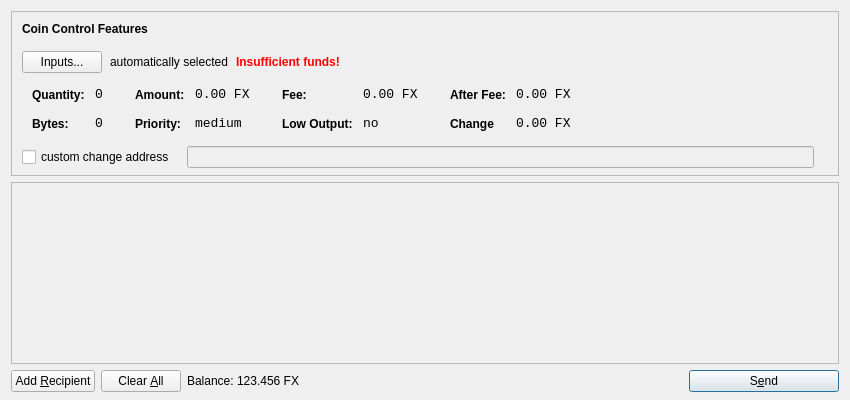
<?xml version="1.0" encoding="UTF-8"?>
<ui version="4.0">
 <class>SendCoinsDialog</class>
 <widget class="QDialog" name="SendCoinsDialog">
  <property name="geometry">
   <rect>
    <x>0</x>
    <y>0</y>
    <width>850</width>
    <height>400</height>
   </rect>
  </property>
  <property name="windowTitle">
   <string>Send Coins</string>
  </property>
  <layout class="QVBoxLayout" name="verticalLayout" stretch="0,1,0">
   <property name="bottomMargin">
    <number>8</number>
   </property>
   <item>
    <widget class="QFrame" name="frameCoinControl">
     <property name="sizePolicy">
      <sizepolicy hsizetype="Expanding" vsizetype="Expanding">
       <horstretch>0</horstretch>
       <verstretch>0</verstretch>
      </sizepolicy>
     </property>
     <property name="maximumSize">
      <size>
       <width>16777215</width>
       <height>16777215</height>
      </size>
     </property>
     <property name="frameShape">
      <enum>QFrame::StyledPanel</enum>
     </property>
     <property name="frameShadow">
      <enum>QFrame::Sunken</enum>
     </property>
     <layout class="QVBoxLayout" name="verticalLayoutCoinControl2">
      <property name="spacing">
       <number>-1</number>
      </property>
      <property name="leftMargin">
       <number>0</number>
      </property>
      <property name="topMargin">
       <number>0</number>
      </property>
      <property name="rightMargin">
       <number>0</number>
      </property>
      <property name="bottomMargin">
       <number>6</number>
      </property>
      <item>
       <layout class="QVBoxLayout" name="verticalLayoutCoinControl" stretch="0,0,0,0,1">
        <property name="spacing">
         <number>0</number>
        </property>
        <property name="leftMargin">
         <number>10</number>
        </property>
        <property name="topMargin">
         <number>10</number>
        </property>
        <item>
         <layout class="QHBoxLayout" name="horizontalLayoutCoinControl1">
          <property name="bottomMargin">
           <number>15</number>
          </property>
          <item>
           <widget class="QLabel" name="labelCoinControlFeatures">
            <property name="sizePolicy">
             <sizepolicy hsizetype="Preferred" vsizetype="Maximum">
              <horstretch>0</horstretch>
              <verstretch>0</verstretch>
             </sizepolicy>
            </property>
            <property name="font">
             <font>
              <weight>75</weight>
              <bold>true</bold>
             </font>
            </property>
            <property name="styleSheet">
             <string notr="true">font-weight:bold;</string>
            </property>
            <property name="text">
             <string>Coin Control Features</string>
            </property>
           </widget>
          </item>
         </layout>
        </item>
        <item>
         <layout class="QHBoxLayout" name="horizontalLayoutCoinControl2" stretch="0,0,0,0">
          <property name="spacing">
           <number>8</number>
          </property>
          <property name="bottomMargin">
           <number>10</number>
          </property>
          <item>
           <widget class="QPushButton" name="pushButtonCoinControl">
            <property name="styleSheet">
             <string notr="true"/>
            </property>
            <property name="text">
             <string>Inputs...</string>
            </property>
           </widget>
          </item>
          <item>
           <widget class="QLabel" name="labelCoinControlAutomaticallySelected">
            <property name="text">
             <string>automatically selected</string>
            </property>
            <property name="margin">
             <number>5</number>
            </property>
           </widget>
          </item>
          <item>
           <widget class="QLabel" name="labelCoinControlInsuffFunds">
            <property name="font">
             <font>
              <weight>75</weight>
              <bold>true</bold>
             </font>
            </property>
            <property name="styleSheet">
             <string notr="true">color:red;font-weight:bold;</string>
            </property>
            <property name="text">
             <string>Insufficient funds!</string>
            </property>
            <property name="margin">
             <number>5</number>
            </property>
           </widget>
          </item>
          <item>
           <spacer name="horizontalSpacerCoinControl">
            <property name="orientation">
             <enum>Qt::Horizontal</enum>
            </property>
            <property name="sizeHint" stdset="0">
             <size>
              <width>40</width>
              <height>1</height>
             </size>
            </property>
           </spacer>
          </item>
         </layout>
        </item>
        <item>
         <widget class="QWidget" name="widgetCoinControl" native="true">
          <property name="sizePolicy">
           <sizepolicy hsizetype="Preferred" vsizetype="Preferred">
            <horstretch>0</horstretch>
            <verstretch>0</verstretch>
           </sizepolicy>
          </property>
          <property name="minimumSize">
           <size>
            <width>0</width>
            <height>0</height>
           </size>
          </property>
          <property name="styleSheet">
           <string notr="true"/>
          </property>
          <layout class="QHBoxLayout" name="horizontalLayoutCoinControl5">
           <property name="margin">
            <number>0</number>
           </property>
           <item>
            <layout class="QHBoxLayout" name="horizontalLayoutCoinControl3" stretch="0,0,0,1">
             <property name="spacing">
              <number>20</number>
             </property>
             <property name="topMargin">
              <number>0</number>
             </property>
             <property name="bottomMargin">
              <number>10</number>
             </property>
             <item>
              <layout class="QFormLayout" name="formLayoutCoinControl1">
               <property name="horizontalSpacing">
                <number>10</number>
               </property>
               <property name="verticalSpacing">
                <number>14</number>
               </property>
               <property name="leftMargin">
                <number>10</number>
               </property>
               <property name="topMargin">
                <number>4</number>
               </property>
               <property name="rightMargin">
                <number>6</number>
               </property>
               <item row="0" column="0">
                <widget class="QLabel" name="labelCoinControlQuantityText">
                 <property name="styleSheet">
                  <string notr="true">font-weight:bold;</string>
                 </property>
                 <property name="text">
                  <string>Quantity:</string>
                 </property>
                 <property name="margin">
                  <number>0</number>
                 </property>
                </widget>
               </item>
               <item row="0" column="1">
                <widget class="QLabel" name="labelCoinControlQuantity">
                 <property name="font">
                  <font>
                   <family>Monospace</family>
                   <pointsize>10</pointsize>
                  </font>
                 </property>
                 <property name="cursor">
                  <cursorShape>IBeamCursor</cursorShape>
                 </property>
                 <property name="contextMenuPolicy">
                  <enum>Qt::ActionsContextMenu</enum>
                 </property>
                 <property name="text">
                  <string>0</string>
                 </property>
                 <property name="margin">
                  <number>0</number>
                 </property>
                 <property name="textInteractionFlags">
                  <set>Qt::LinksAccessibleByMouse|Qt::TextSelectableByKeyboard|Qt::TextSelectableByMouse</set>
                 </property>
                </widget>
               </item>
               <item row="1" column="0">
                <widget class="QLabel" name="labelCoinControlBytesText">
                 <property name="styleSheet">
                  <string notr="true">font-weight:bold;</string>
                 </property>
                 <property name="text">
                  <string>Bytes:</string>
                 </property>
                </widget>
               </item>
               <item row="1" column="1">
                <widget class="QLabel" name="labelCoinControlBytes">
                 <property name="font">
                  <font>
                   <family>Monospace</family>
                   <pointsize>10</pointsize>
                  </font>
                 </property>
                 <property name="cursor">
                  <cursorShape>IBeamCursor</cursorShape>
                 </property>
                 <property name="contextMenuPolicy">
                  <enum>Qt::ActionsContextMenu</enum>
                 </property>
                 <property name="text">
                  <string>0</string>
                 </property>
                 <property name="textInteractionFlags">
                  <set>Qt::LinksAccessibleByMouse|Qt::TextSelectableByKeyboard|Qt::TextSelectableByMouse</set>
                 </property>
                </widget>
               </item>
              </layout>
             </item>
             <item>
              <layout class="QFormLayout" name="formLayoutCoinControl2">
               <property name="horizontalSpacing">
                <number>10</number>
               </property>
               <property name="verticalSpacing">
                <number>14</number>
               </property>
               <property name="leftMargin">
                <number>6</number>
               </property>
               <property name="topMargin">
                <number>4</number>
               </property>
               <property name="rightMargin">
                <number>6</number>
               </property>
               <item row="0" column="0">
                <widget class="QLabel" name="labelCoinControlAmountText">
                 <property name="styleSheet">
                  <string notr="true">font-weight:bold;</string>
                 </property>
                 <property name="text">
                  <string>Amount:</string>
                 </property>
                 <property name="margin">
                  <number>0</number>
                 </property>
                </widget>
               </item>
               <item row="0" column="1">
                <widget class="QLabel" name="labelCoinControlAmount">
                 <property name="font">
                  <font>
                   <family>Monospace</family>
                   <pointsize>10</pointsize>
                  </font>
                 </property>
                 <property name="cursor">
                  <cursorShape>IBeamCursor</cursorShape>
                 </property>
                 <property name="contextMenuPolicy">
                  <enum>Qt::ActionsContextMenu</enum>
                 </property>
                 <property name="text">
                  <string>0.00 FX</string>
                 </property>
                 <property name="textInteractionFlags">
                  <set>Qt::LinksAccessibleByMouse|Qt::TextSelectableByKeyboard|Qt::TextSelectableByMouse</set>
                 </property>
                </widget>
               </item>
               <item row="1" column="0">
                <widget class="QLabel" name="labelCoinControlPriorityText">
                 <property name="styleSheet">
                  <string notr="true">font-weight:bold;</string>
                 </property>
                 <property name="text">
                  <string>Priority:</string>
                 </property>
                </widget>
               </item>
               <item row="1" column="1">
                <widget class="QLabel" name="labelCoinControlPriority">
                 <property name="font">
                  <font>
                   <family>Monospace</family>
                   <pointsize>10</pointsize>
                  </font>
                 </property>
                 <property name="cursor">
                  <cursorShape>IBeamCursor</cursorShape>
                 </property>
                 <property name="contextMenuPolicy">
                  <enum>Qt::ActionsContextMenu</enum>
                 </property>
                 <property name="text">
                  <string>medium</string>
                 </property>
                 <property name="textInteractionFlags">
                  <set>Qt::LinksAccessibleByMouse|Qt::TextSelectableByKeyboard|Qt::TextSelectableByMouse</set>
                 </property>
                </widget>
               </item>
              </layout>
             </item>
             <item>
              <layout class="QFormLayout" name="formLayoutCoinControl3">
               <property name="horizontalSpacing">
                <number>10</number>
               </property>
               <property name="verticalSpacing">
                <number>14</number>
               </property>
               <property name="leftMargin">
                <number>6</number>
               </property>
               <property name="topMargin">
                <number>4</number>
               </property>
               <property name="rightMargin">
                <number>6</number>
               </property>
               <item row="0" column="0">
                <widget class="QLabel" name="labelCoinControlFeeText">
                 <property name="styleSheet">
                  <string notr="true">font-weight:bold;</string>
                 </property>
                 <property name="text">
                  <string>Fee:</string>
                 </property>
                 <property name="margin">
                  <number>0</number>
                 </property>
                </widget>
               </item>
               <item row="0" column="1">
                <widget class="QLabel" name="labelCoinControlFee">
                 <property name="font">
                  <font>
                   <family>Monospace</family>
                   <pointsize>10</pointsize>
                  </font>
                 </property>
                 <property name="cursor">
                  <cursorShape>IBeamCursor</cursorShape>
                 </property>
                 <property name="contextMenuPolicy">
                  <enum>Qt::ActionsContextMenu</enum>
                 </property>
                 <property name="text">
                  <string>0.00 FX</string>
                 </property>
                 <property name="textInteractionFlags">
                  <set>Qt::LinksAccessibleByMouse|Qt::TextSelectableByKeyboard|Qt::TextSelectableByMouse</set>
                 </property>
                </widget>
               </item>
               <item row="1" column="0">
                <widget class="QLabel" name="labelCoinControlLowOutputText">
                 <property name="styleSheet">
                  <string notr="true">font-weight:bold;</string>
                 </property>
                 <property name="text">
                  <string>Low Output:</string>
                 </property>
                </widget>
               </item>
               <item row="1" column="1">
                <widget class="QLabel" name="labelCoinControlLowOutput">
                 <property name="font">
                  <font>
                   <family>Monospace</family>
                   <pointsize>10</pointsize>
                  </font>
                 </property>
                 <property name="cursor">
                  <cursorShape>IBeamCursor</cursorShape>
                 </property>
                 <property name="contextMenuPolicy">
                  <enum>Qt::ActionsContextMenu</enum>
                 </property>
                 <property name="text">
                  <string>no</string>
                 </property>
                 <property name="textInteractionFlags">
                  <set>Qt::LinksAccessibleByMouse|Qt::TextSelectableByKeyboard|Qt::TextSelectableByMouse</set>
                 </property>
                </widget>
               </item>
              </layout>
             </item>
             <item>
              <layout class="QFormLayout" name="formLayoutCoinControl4">
               <property name="horizontalSpacing">
                <number>10</number>
               </property>
               <property name="verticalSpacing">
                <number>14</number>
               </property>
               <property name="leftMargin">
                <number>6</number>
               </property>
               <property name="topMargin">
                <number>4</number>
               </property>
               <property name="rightMargin">
                <number>6</number>
               </property>
               <item row="0" column="0">
                <widget class="QLabel" name="labelCoinControlAfterFeeText">
                 <property name="styleSheet">
                  <string notr="true">font-weight:bold;</string>
                 </property>
                 <property name="text">
                  <string>After Fee:</string>
                 </property>
                 <property name="margin">
                  <number>0</number>
                 </property>
                </widget>
               </item>
               <item row="0" column="1">
                <widget class="QLabel" name="labelCoinControlAfterFee">
                 <property name="font">
                  <font>
                   <family>Monospace</family>
                   <pointsize>10</pointsize>
                  </font>
                 </property>
                 <property name="cursor">
                  <cursorShape>IBeamCursor</cursorShape>
                 </property>
                 <property name="contextMenuPolicy">
                  <enum>Qt::ActionsContextMenu</enum>
                 </property>
                 <property name="text">
                  <string>0.00 FX</string>
                 </property>
                 <property name="textInteractionFlags">
                  <set>Qt::LinksAccessibleByMouse|Qt::TextSelectableByKeyboard|Qt::TextSelectableByMouse</set>
                 </property>
                </widget>
               </item>
               <item row="1" column="0">
                <widget class="QLabel" name="labelCoinControlChangeText">
                 <property name="styleSheet">
                  <string notr="true">font-weight:bold;</string>
                 </property>
                 <property name="text">
                  <string>Change</string>
                 </property>
                </widget>
               </item>
               <item row="1" column="1">
                <widget class="QLabel" name="labelCoinControlChange">
                 <property name="font">
                  <font>
                   <family>Monospace</family>
                   <pointsize>10</pointsize>
                  </font>
                 </property>
                 <property name="cursor">
                  <cursorShape>IBeamCursor</cursorShape>
                 </property>
                 <property name="contextMenuPolicy">
                  <enum>Qt::ActionsContextMenu</enum>
                 </property>
                 <property name="text">
                  <string>0.00 FX</string>
                 </property>
                 <property name="textInteractionFlags">
                  <set>Qt::LinksAccessibleByMouse|Qt::TextSelectableByKeyboard|Qt::TextSelectableByMouse</set>
                 </property>
                </widget>
               </item>
              </layout>
             </item>
            </layout>
           </item>
          </layout>
         </widget>
        </item>
        <item>
         <layout class="QHBoxLayout" name="horizontalLayoutCoinControl4" stretch="0,0,0">
          <property name="spacing">
           <number>12</number>
          </property>
          <property name="sizeConstraint">
           <enum>QLayout::SetDefaultConstraint</enum>
          </property>
          <property name="topMargin">
           <number>5</number>
          </property>
          <property name="rightMargin">
           <number>5</number>
          </property>
          <item>
           <widget class="QCheckBox" name="checkBoxCoinControlChange">
            <property name="text">
             <string>custom change address</string>
            </property>
           </widget>
          </item>
          <item>
           <widget class="QLineEdit" name="lineEditCoinControlChange">
            <property name="enabled">
             <bool>false</bool>
            </property>
            <property name="sizePolicy">
             <sizepolicy hsizetype="Expanding" vsizetype="Fixed">
              <horstretch>0</horstretch>
              <verstretch>0</verstretch>
             </sizepolicy>
            </property>
           </widget>
          </item>
          <item>
           <widget class="QLabel" name="labelCoinControlChangeLabel">
            <property name="sizePolicy">
             <sizepolicy hsizetype="Preferred" vsizetype="Expanding">
              <horstretch>0</horstretch>
              <verstretch>0</verstretch>
             </sizepolicy>
            </property>
            <property name="minimumSize">
             <size>
              <width>0</width>
              <height>0</height>
             </size>
            </property>
            <property name="text">
             <string/>
            </property>
            <property name="margin">
             <number>3</number>
            </property>
           </widget>
          </item>
         </layout>
        </item>
        <item>
         <spacer name="verticalSpacerCoinControl">
          <property name="orientation">
           <enum>Qt::Vertical</enum>
          </property>
          <property name="sizeHint" stdset="0">
           <size>
            <width>800</width>
            <height>1</height>
           </size>
          </property>
         </spacer>
        </item>
       </layout>
      </item>
     </layout>
    </widget>
   </item>
   <item>
    <widget class="QScrollArea" name="scrollArea">
     <property name="widgetResizable">
      <bool>true</bool>
     </property>
     <widget class="QWidget" name="scrollAreaWidgetContents">
      <property name="geometry">
       <rect>
        <x>0</x>
        <y>0</y>
        <width>830</width>
        <height>165</height>
       </rect>
      </property>
      <layout class="QVBoxLayout" name="verticalLayout_2">
       <property name="margin">
        <number>0</number>
       </property>
       <item>
        <layout class="QVBoxLayout" name="entries">
         <property name="spacing">
          <number>6</number>
         </property>
        </layout>
       </item>
       <item>
        <spacer name="verticalSpacer">
         <property name="orientation">
          <enum>Qt::Vertical</enum>
         </property>
         <property name="sizeHint" stdset="0">
          <size>
           <width>20</width>
           <height>40</height>
          </size>
         </property>
        </spacer>
       </item>
      </layout>
     </widget>
    </widget>
   </item>
   <item>
    <layout class="QHBoxLayout" name="horizontalLayout">
     <item>
      <widget class="QPushButton" name="addButton">
       <property name="toolTip">
        <string>Send to multiple recipients at once</string>
       </property>
       <property name="text">
        <string>Add &amp;Recipient</string>
       </property>
       <property name="icon">
        <iconset resource="../bitcoin.qrc">
         <normaloff>:/icons/add</normaloff>:/icons/add</iconset>
       </property>
       <property name="autoDefault">
        <bool>false</bool>
       </property>
      </widget>
     </item>
     <item>
      <widget class="QPushButton" name="clearButton">
       <property name="sizePolicy">
        <sizepolicy hsizetype="Minimum" vsizetype="Fixed">
         <horstretch>0</horstretch>
         <verstretch>0</verstretch>
        </sizepolicy>
       </property>
       <property name="toolTip">
        <string>Remove all transaction fields</string>
       </property>
       <property name="text">
        <string>Clear &amp;All</string>
       </property>
       <property name="icon">
        <iconset resource="../bitcoin.qrc">
         <normaloff>:/icons/remove</normaloff>:/icons/remove</iconset>
       </property>
       <property name="autoRepeatDelay">
        <number>300</number>
       </property>
       <property name="autoDefault">
        <bool>false</bool>
       </property>
      </widget>
     </item>
     <item>
      <layout class="QHBoxLayout" name="horizontalLayout_2">
       <property name="spacing">
        <number>3</number>
       </property>
       <item>
        <widget class="QLabel" name="label">
         <property name="sizePolicy">
          <sizepolicy hsizetype="Preferred" vsizetype="Fixed">
           <horstretch>0</horstretch>
           <verstretch>0</verstretch>
          </sizepolicy>
         </property>
         <property name="text">
          <string>Balance:</string>
         </property>
        </widget>
       </item>
       <item>
        <widget class="QLabel" name="labelBalance">
         <property name="sizePolicy">
          <sizepolicy hsizetype="Preferred" vsizetype="Fixed">
           <horstretch>0</horstretch>
           <verstretch>0</verstretch>
          </sizepolicy>
         </property>
         <property name="cursor">
          <cursorShape>IBeamCursor</cursorShape>
         </property>
         <property name="text">
          <string>123.456 FX</string>
         </property>
         <property name="textInteractionFlags">
          <set>Qt::LinksAccessibleByMouse|Qt::TextSelectableByKeyboard|Qt::TextSelectableByMouse</set>
         </property>
        </widget>
       </item>
      </layout>
     </item>
     <item>
      <spacer name="horizontalSpacer">
       <property name="orientation">
        <enum>Qt::Horizontal</enum>
       </property>
       <property name="sizeHint" stdset="0">
        <size>
         <width>40</width>
         <height>20</height>
        </size>
       </property>
      </spacer>
     </item>
     <item>
      <widget class="QPushButton" name="sendButton">
       <property name="minimumSize">
        <size>
         <width>150</width>
         <height>0</height>
        </size>
       </property>
       <property name="toolTip">
        <string>Confirm the send action</string>
       </property>
       <property name="text">
        <string>S&amp;end</string>
       </property>
       <property name="icon">
        <iconset resource="../bitcoin.qrc">
         <normaloff>:/icons/send</normaloff>:/icons/send</iconset>
       </property>
       <property name="default">
        <bool>true</bool>
       </property>
      </widget>
     </item>
    </layout>
   </item>
  </layout>
 </widget>
 <resources>
  <include location="../bitcoin.qrc"/>
 </resources>
 <connections/>
</ui>
